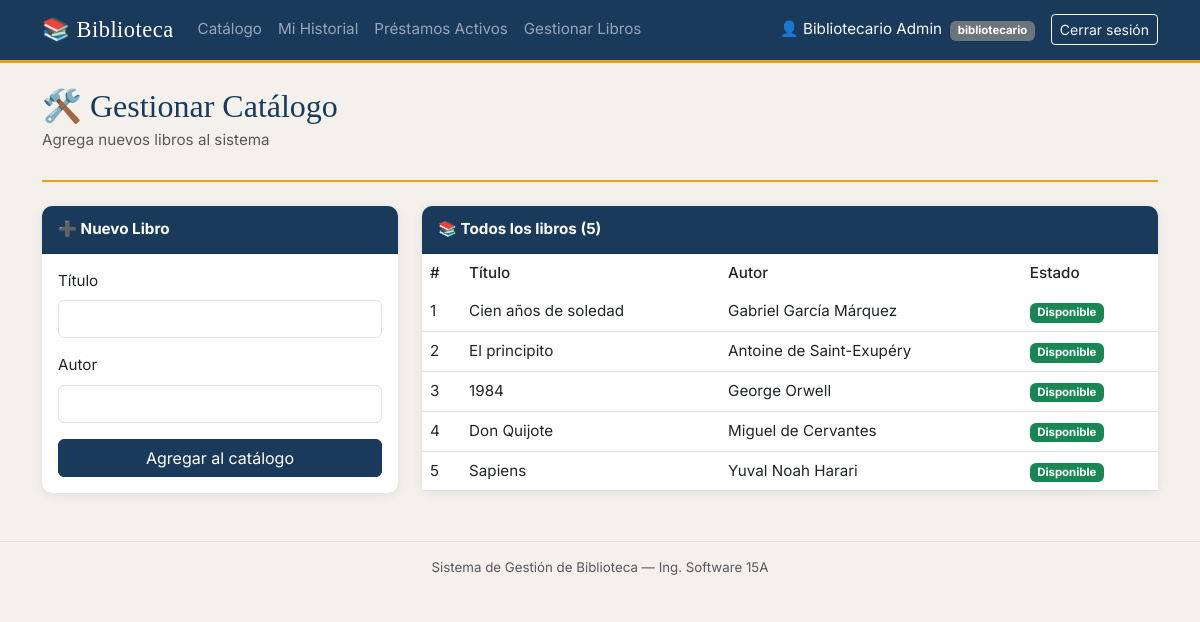
The app's page /admin/libros (signed in) with its own data.
### models.py (models this page shows, shortened)
class Libro(db.Model):
    __tablename__ = 'libros'
    id         = db.Column(db.Integer, primary_key=True)
    titulo     = db.Column(db.String(200), nullable=False)
    autor      = db.Column(db.String(150), nullable=False)
    disponible = db.Column(db.Boolean, default=True)
    prestamos  = db.relationship('Prestamo', backref='libro', lazy=True)

### app.py (the view, shortened to what this page needs)
@app.route('/admin/libros', methods=['GET', 'POST'])
def admin_libros():
    if 'usuario_id' not in session or session['rol'] != 'bibliotecario':
        flash('Acceso restringido.', 'danger')
        return redirect(url_for('catalogo'))
    libros = Libro.query.all()
    return render_template('admin_libros.html', libros=libros)

### templates/admin_libros.html (shortened to what this page needs)
{% extends 'base.html' %}
{% block content %}
<div class="page-header">
  <h2>🛠️ Gestionar Catálogo</h2>
  <p class="text-muted">Agrega nuevos libros al sistema</p>
</div>
<div class="row g-4">
  <div class="col-md-4">
    <div class="card">
      <div class="card-header"><strong>➕ Nuevo Libro</strong></div>
      <div class="card-body">
        <form method="POST">
          <div class="mb-3">
            <label class="form-label">Título</label>
            <input type="text" name="titulo" class="form-control" required/>
          </div>
          <div class="mb-3">
            <label class="form-label">Autor</label>
            <input type="text" name="autor" class="form-control" required/>
          </div>
          <button type="submit" class="btn btn-primary w-100">Agregar al catálogo</button>
        </form>
      </div>
    </div>
  </div>
  <div class="col-md-8">
    <div class="card">
      <div class="card-header"><strong>📚 Todos los libros ({{ libros|length }})</strong></div>
      <div class="card-body p-0">
        <table class="table table-hover mb-0">
          <thead>
            <tr>
              <th>#</th>
              <th>Título</th>
              <th>Autor</th>
              <th>Estado</th>
            </tr>
          </thead>
          <tbody>
            {% for libro in libros %}
            <tr>
              <td>{{ libro.id }}</td>
              <td>{{ libro.titulo }}</td>
              <td>{{ libro.autor }}</td>
              <td>
                <span class="badge {% if libro.disponible %}bg-success{% else %}bg-danger{% endif %}">
                  {% if libro.disponible %}Disponible{% else %}Prestado{% endif %}
                </span>
              </td>
            </tr>
            {% endfor %}
          </tbody>
        </table>
      </div>
    </div>
  </div>
</div>
{% endblock %}

### static/style.css (style rules this page uses)
:root { --primary: #1a3a5c; --accent: #e8a020; --bg: #f4f1ec; --card-bg: #ffffff; --text: #2c2c2c; --muted: #6c757d; }
body { background-color: var(--bg); color: var(--text); font-family: 'Inter', sans-serif; font-size: 0.95rem; }
h1, h2, h3, .navbar-brand { font-family: 'Playfair Display', serif; }
.page-header { margin-bottom: 1.5rem; padding-bottom: 0.75rem; border-bottom: 2px solid var(--accent); }
.page-header h2 { margin-bottom: 0.25rem; color: var(--primary); }
.card { border: none; border-radius: 10px; box-shadow: 0 2px 12px rgba(0,0,0,0.08); transition: transform 0.2s, box-shadow 0.2s; }
.card-header { background-color: var(--primary); color: #fff; border-radius: 10px 10px 0 0 !important; padding: 0.75rem 1rem; }
.btn-primary { background-color: var(--primary); border-color: var(--primary); }
.table thead { background-color: var(--primary); color: #fff; }
.table thead th { font-weight: 500; border: none; }

### records on screen
Libro: id "1", titulo "Cien años de soledad", autor "Gabriel García Márquez", disponible "Disponible"
Libro: id "2", titulo "El principito", autor "Antoine de Saint-Exupéry", disponible "Disponible"
Libro: id "3", titulo "1984", autor "George Orwell", disponible "Disponible"
Libro: id "4", titulo "Don Quijote", autor "Miguel de Cervantes", disponible "Disponible"
Libro: id "5", titulo "Sapiens", autor "Yuval Noah Harari", disponible "Disponible"

### other values on screen
{{ session.usuario_nombre }} "Bibliotecario Admin"
{{ session.rol }} "bibliotecario"
{{ libros|length }} "5"
